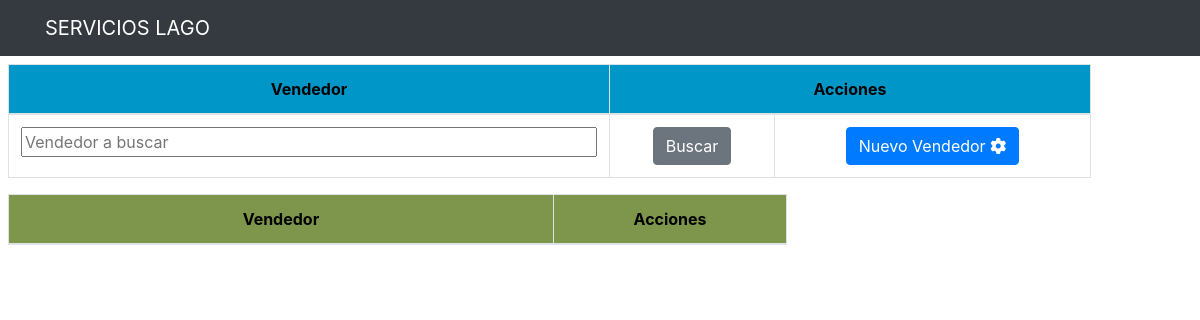
The app's page /abmb/vendedores.php, older data.
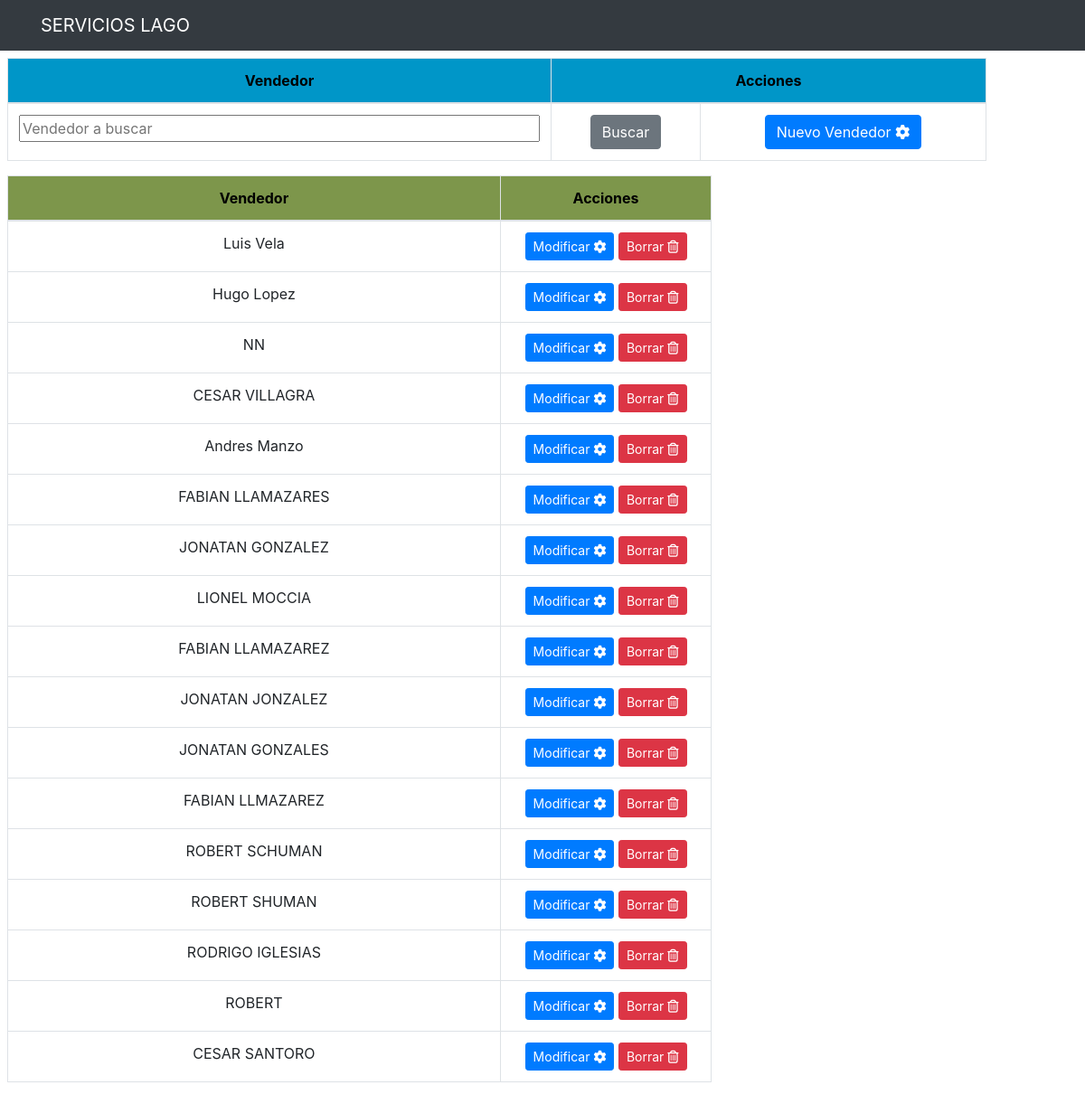
The same page, newer data.
### tables this page shows
CREATE TABLE `vendedores` (
  `id` int(5) NOT NULL,
  `Vendedor` varchar(17) DEFAULT NULL
);

### abmb/vendedores.php (the view, shortened to what this page needs)
<?php
$esta = $_SERVER['PHP_SELF'];
?>
<div class="col-md-12 container p-2">
	<div class="row">
		<div class="col-md-11">
			<form action="<?php echo $esta ?>" method="POST">
				<table class="table table-bordered">
					<thead class="thead-cel" style="text-align:center">
						<tr>
							<th style="width: 50%">Vendedor</th>
							<th style="width: 40%" colspan=2>Acciones</th>
						</tr>
					</thead>
					<tbody>
							<tr>
								<td><input text="vend" name="vend" style="width: 100%" placeholder="Vendedor a buscar"></td>
								<td><input type="submit" name="Busca" value="Buscar" class="btn btn-secondary"></td>
								<td><a href="/Servicios/Altas/altavend.php?flag=0" class="btn btn-primary"> Nuevo Vendedor <i class="fa fa-cog fa-spin"></i>
								</a></td>
							</tr>
					</tbody>
				</table>
			</form>
		</div>
	</div>
	<div class="row">
		<div class="col-md-8">
				<table class="table table-condensed table-bordered table-hover">
					<thead class="thead-dario" style="text-align:center">
						<tr>
							<th style="width: 70%">Vendedor</th>
							<th style="width: 30%">Acciones</th>
					</thead>
					<tbody>
						<?php
							if (isset($_POST['Busca'])){
								$mivend= '%' . $_POST['vend'] . '%';
								$query = "SELECT * FROM vendedores WHERE Vendedor like '$mivend'";
							}
							else{
								$query = "SELECT * FROM vendedores";
							}
							$result_tasks = mysqli_query($conn,$query);
							while ($row=mysqli_fetch_array($result_tasks)) {
						?>
								<tr>
									<td><?php echo $row['Vendedor'] ?></td>
									<td>
										<a href="/Servicios/Modif/modifvend.php?id=<?php echo $row['id'] ?>" class=
										"btn btn-primary btn-sm">
											Modificar <i class="fa fa-cog fa-spin"></i>
										</a>
										<a href="/Servicios/Bajas/borravend.php?id=<?php echo $row['id'] ?>" class=
										"btn btn-danger btn-sm">
											Borrar <i class="far fa-trash-alt"></i>
										</a>
									</td>
								</tr>
						<?php }
						?>
					</tbody>
				</table>
		</div>
	</div>
</div>

Row changes from the older to the newer data that the page shows:
added vendedores: Vendedor "Luis Vela"
added vendedores: Vendedor "Hugo Lopez"
added vendedores: Vendedor "NN"
added vendedores: Vendedor "CESAR VILLAGRA"
added vendedores: Vendedor "Andres Manzo"
added vendedores: Vendedor "FABIAN LLAMAZARES"
added vendedores: Vendedor "JONATAN GONZALEZ"
added vendedores: Vendedor "LIONEL MOCCIA"
added vendedores: Vendedor "FABIAN LLAMAZAREZ"
added vendedores: Vendedor "JONATAN JONZALEZ"
added vendedores: Vendedor "JONATAN GONZALES"
added vendedores: Vendedor "FABIAN LLMAZAREZ"
added vendedores: Vendedor "ROBERT SCHUMAN"
added vendedores: Vendedor "ROBERT SHUMAN"
added vendedores: Vendedor "RODRIGO IGLESIAS"
added vendedores: Vendedor "ROBERT"
added vendedores: Vendedor "CESAR SANTORO"
